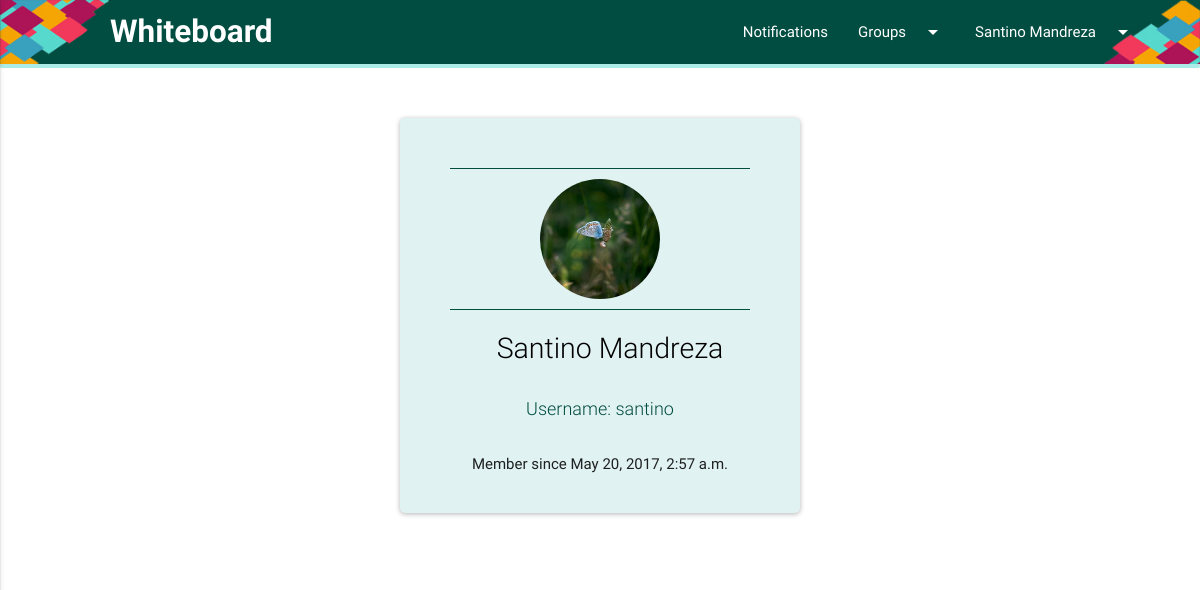
The page / (signed in) on the database as committed earlier.
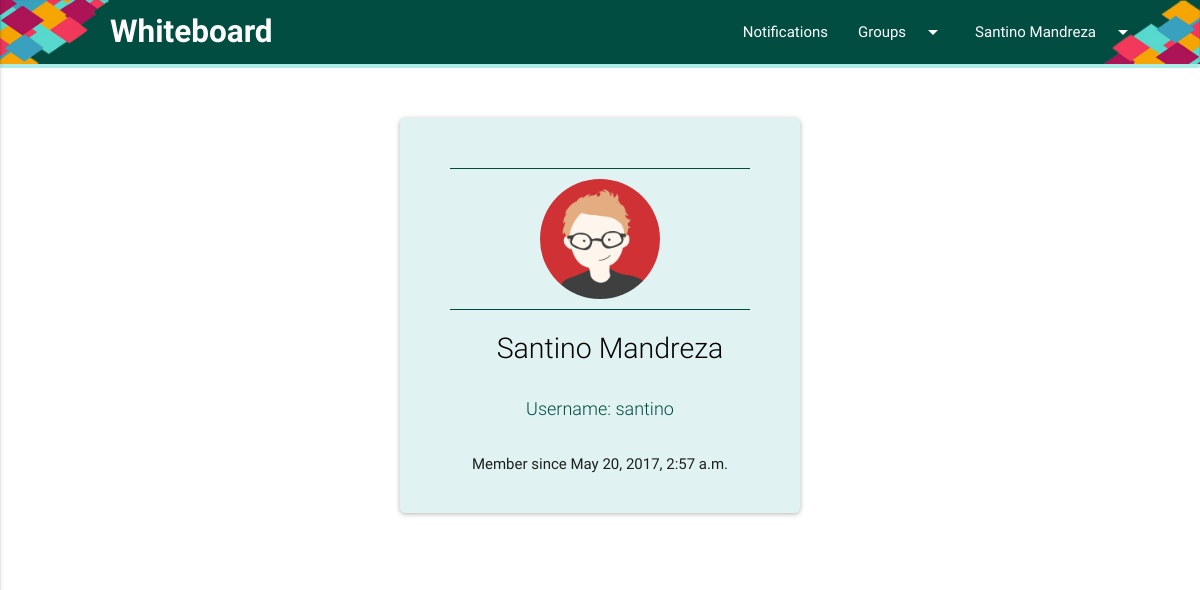
The same page on the database as committed later.
### user_profile/models.py (models this page shows, shortened)
class Users(models.Model):
	user = models.OneToOneField(User, on_delete=models.CASCADE)
	first_name = models.CharField(max_length=25)
	last_name = models.CharField(max_length=25)
	date_joined = models.DateTimeField(auto_now_add=True)
	prof_pic = models.ImageField(upload_to = './storage/', default = 'storage/default-avatar.png')

### Project/views.py (the view)
# urls.py: url(r'^$', views.profile, name='home'),
def profile(request):
	if request.user.is_authenticated():
		user_id = request.user.id
		user = Users.objects.get(user__id=user_id)
		group = Member.objects.filter(member__pk=user.pk)
		print(group.query)
		return render(request, 'profile.html', { 'user': user, 'group': group})
	else:
		return redirect('signin')

### Project/templates/profile.html
{% extends "base.html" %}
{% block content %}
<div class="material-contact animate-in-card teal lighten-5">
			<div class="divider teal darken-4" style="margin-bottom: 10px"></div>
			<img class="animate-in-image" src="{{ user.prof_pic.url }}">
			<div class="divider teal darken-4" style="margin-top: 10px"></div>
			<h1 class="animate-in-01" style="margin: 10px">{{ user.first_name }} {{ user.last_name }}</h1>
			<h2 class="animate-in-02">Username: {{user.user.username}}</h2>
			<p class="animate-in-04" style="text-align: center;">Member since {{user.date_joined}}</p>
</div>
{% endblock %}

### Project/templates/base.html (shortened to what this page needs)
{% load static %}
<!DOCTYPE html>
<html>
<head>
  <link rel="stylesheet" type="text/css" href="{% static 'materialize/css/materialize.min.css' %}">
  <link rel="stylesheet" type="text/css" href="{% static 'materialize/css/materialize.css' %}">
  <link rel="stylesheet" type="text/css" href="{% static 'materialize/css/theme.css' %}">
  <link rel="stylesheet" type="text/css" href="{% static 'materialize/css/dropify.css' %}">
  <link rel="stylesheet" type="text/css" href="{% static 'materialize/css/dropify.min.css' %}">
    <link rel="stylesheet" type="text/css" href="{% static 'sweetalert/sweetalert2.css' %}">
  <link rel="stylesheet" href="https://cdnjs.cloudflare.com/ajax/libs/font-awesome/4.7.0/css/font-awesome.min.css">
</head>
<body>
  <nav id="whiteboard" style="background-size: cover" class="teal darken-4">
    <div class="nav-wrapper nav-wrap">
      <a href="#!" class="brand-logo logo-pad" style="margin-left: 90px"><b>Whiteboard</b></a>
      <ul class="right hide-on-med-and-down">
        <li><a href="collapsible.html">Notifications</a></li>
        <li><a class="dropdown-button" href="#!" data-activates="groups">Groups<i class="material-icons right">arrow_drop_down</i></a></li>
        <li><a class="dropdown-button" href="#!" data-activates="dropdown1">{{ user.first_name }} {{ user.last_name }}<i class="material-icons right">arrow_drop_down</i></a></li>
      </ul>
    </div>
  </nav>
  <div class="progress" style="margin: 0px;">
  </div>
  <div class="row" style="margin-bottom: 0px;">
    {% block content %}
    {% endblock %}
  </div>
</body>
</html>

Rows that differ between the two databases and show on the page:
changed Users "Santino": prof_pic: picture removed, a placeholder shows
